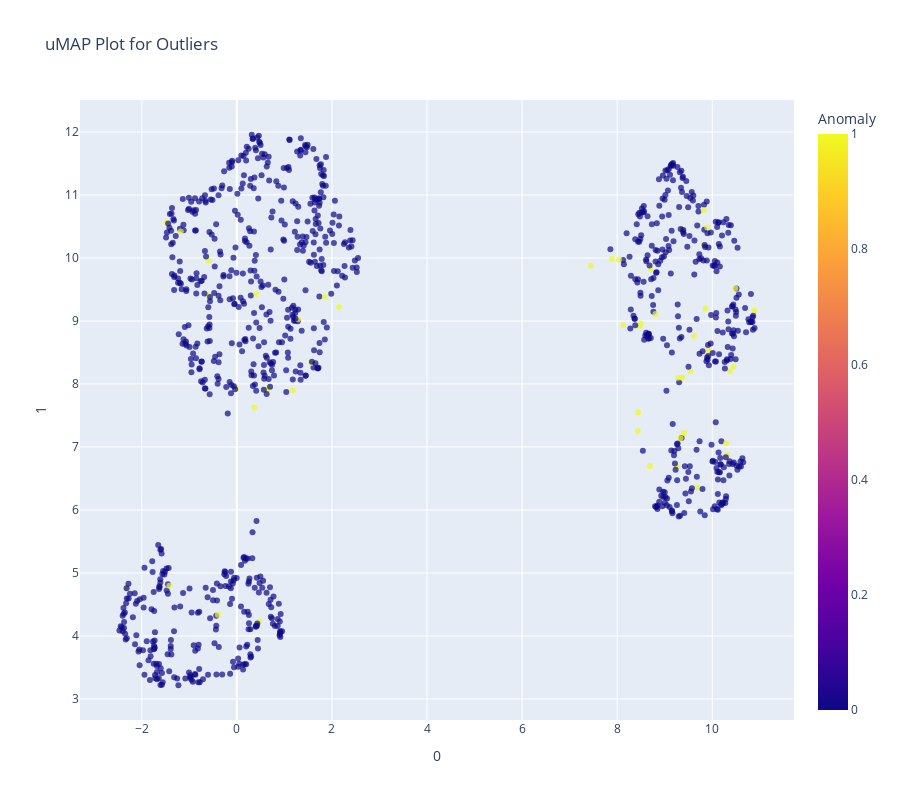

Notebook source saved alongside this figure:
### Code cell
plot_model(iforest, plot='umap')

### Figure 1 — Plotly figure (JSON) as saved in the notebook; plotly's stock layout.template omitted (floating-point values rounded to 4 significant figures; data arrays with more than 128 entries replaced by an {"elided": "..."} marker saying what was removed)
{"data": [{"customdata": {"elided": "1000x1 float values"}, "hovertemplate": "0=%{x}<br>1=%{y}<br>Feature=%{customdata[0]}<br>Anomaly=%{marker.color}<extra></extra>", "legendgroup": "", "marker": {"color": {"elided": "1000 int values"}, "coloraxis": "coloraxis", "opacity": 0.7, "symbol": "circle"}, "mode": "markers", "name": "", "orientation": "v", "showlegend": false, "type": "scatter", "x": {"elided": "1000 float values"}, "xaxis": "x", "y": {"elided": "1000 float values"}, "yaxis": "y"}], "layout": {"coloraxis": {"colorbar": {"title": {"text": "Anomaly"}}, "colorscale": [[0, "#0d0887"], [0.1111, "#46039f"], [0.2222, "#7201a8"], [0.3333, "#9c179e"], [0.4444, "#bd3786"], [0.5556, "#d8576b"], [0.6667, "#ed7953"], [0.7778, "#fb9f3a"], [0.8889, "#fdca26"], [1, "#f0f921"]]}, "height": 800, "legend": {"tracegroupgap": 0}, "title": {"text": "uMAP Plot for Outliers"}, "width": 900, "xaxis": {"anchor": "y", "domain": [0, 1], "title": {"text": "0"}}, "yaxis": {"anchor": "x", "domain": [0, 1], "title": {"text": "1"}}}}
